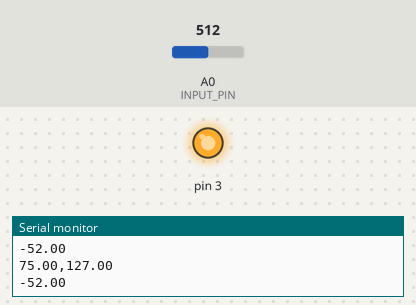
A sketch run on a simulated Arduino Mega 2560, built with avr-gcc and run on an emulated ATmega2560. Parts: output pins drawn as LEDs (lit = HIGH), the last lines printed to the serial monitor. Inputs (shaded band) come from the test bench; at power-on: A0 (INPUT_PIN) = 512.

Above: at 6.3 s.
6.4 s: A0 (INPUT_PIN) set to 65
At 7.9 s:
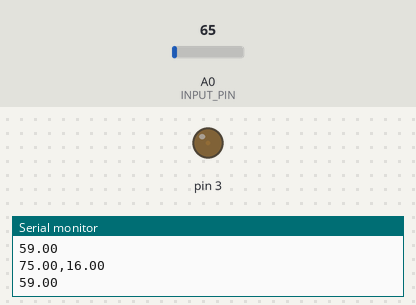
9.4 s: A0 (INPUT_PIN) set to 306
11.1 s: A0 (INPUT_PIN) set to 239
14.1 s: A0 (INPUT_PIN) set to 228
17.1 s: A0 (INPUT_PIN) set to 40
At 18.5 s:
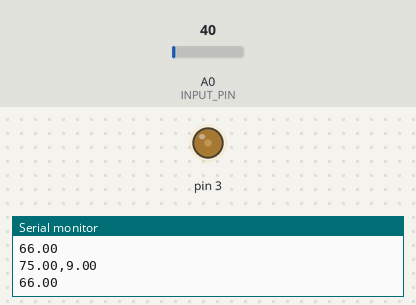
20.1 s: A0 (INPUT_PIN) set to 511
Timing chart, 0 to 22.6 s (numbered marks = the images above; inputs shaded):
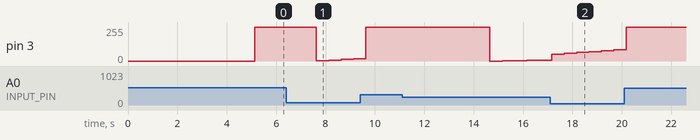

The sketch:

Pid_Controler.ino
```cpp
#include <Arduino.h>

const int INPUT_PIN = A0;
const int OUTPUT_PIN = DD3;

double dt, last_time;
double integral, previous, output = 0;
double kp, ki, kd;
double setpoint = 75.00;
double pid(double error);

void setup() {
  kp = 0.8;
  ki = 0.20;
  kd = 0.001;
  last_time = 0;
  Serial.begin(9600);
  analogWrite(OUTPUT_PIN, 0);
  for(int i = 0; i < 50; i++)
  {
    Serial.print(setpoint);
    Serial.print(",");
    Serial.println(0);
    delay(100);
  }
  delay(100);
}

void loop() {
  double now = millis();
  dt = (now - last_time)/1000.00;
  last_time = now;

  double actual = map(analogRead(INPUT_PIN), 0, 1024, 0, 255);
  double error = setpoint - actual;
  output = pid(error);

  analogWrite(OUTPUT_PIN, output);

  // Setpoint VS Actual
  Serial.print(setpoint);
  Serial.print(",");
  Serial.println(actual);

  // Error
  Serial.println(error);

  delay(500);
}

double pid(double error)
{
  double proportional = error;
  integral += error * dt;
  double derivative = (error - previous) / dt;
  previous = error;
  double output = (kp * proportional) + (ki * integral) + (kd * derivative);
  return output;
}
```

main.cpp
```cpp
#include <Arduino.h>

const int INPUT_PIN = A0;
const int OUTPUT_PIN = DD3;

double dt, last_time;
double integral, previous, output = 0;
double kp, ki, kd;
double setpoint = 75.00;
double pid(double error);

void setup() {
  kp = 0.8;
  ki = 0.20;
  kd = 0.001;
  last_time = 0;
  Serial.begin(9600);
  analogWrite(OUTPUT_PIN, 0);
  for(int i = 0; i < 50; i++)
  {
    Serial.print(setpoint);
    Serial.print(",");
    Serial.println(0);
    delay(100);
  }
  delay(100);
}

void loop() {
  double now = millis();
  dt = (now - last_time)/1000.00;
  last_time = now;

  double actual = map(analogRead(INPUT_PIN), 0, 1024, 0, 255);
  double error = setpoint - actual;
  output = pid(error);

  analogWrite(OUTPUT_PIN, output);

  // Setpoint VS Actual
  Serial.print(setpoint);
  Serial.print(",");
  Serial.println(actual);

  // Error
  //Serial.println(error);

  delay(500);
}

double pid(double error)
{
  double proportional = error;
  integral += error * dt;
  double derivative = (error - previous) / dt;
  previous = error;
  double output = (kp * proportional) + (ki * integral) + (kd * derivative);
  return output;
}
```

Measured:
- after the input at 6.4 s, pin 3: 255/255 → 1/255 after 1.2 s, → 7/255 0.50 s later, → 13/255 0.50 s later, → 18/255 0.50 s later
